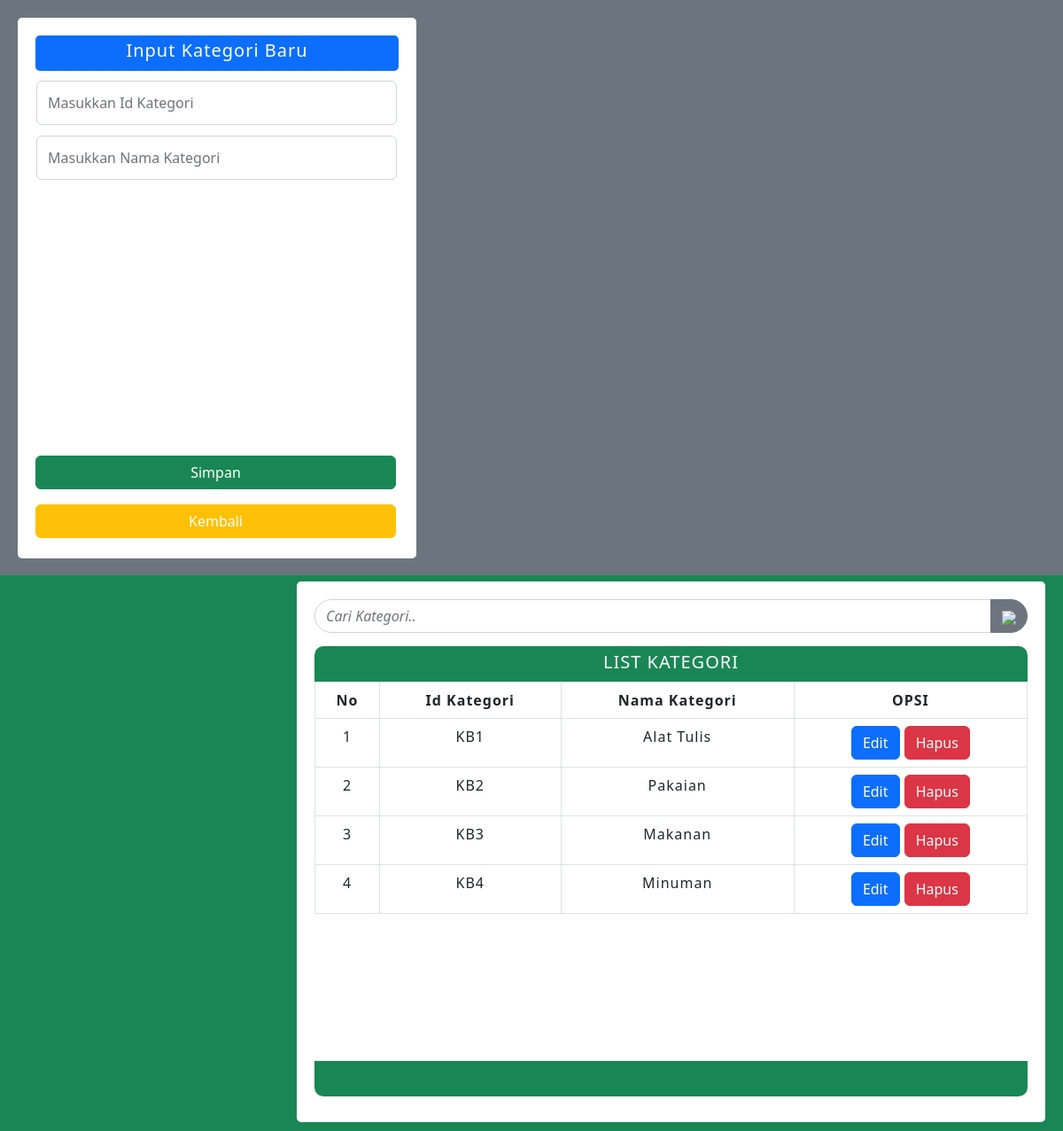
Screenshot of /ProjectUAS-Webdas_Final_Staf/tambahkategori.php with the database file from the repository.
### tables this page shows
CREATE TABLE `kategori_barang` (
  `id_kategori` varchar(10) NOT NULL,
  `nama_kategori` varchar(100) DEFAULT NULL
);

### ProjectUAS-Webdas_Final_Staf/tambahkategori.php (the view, shortened to what this page needs)
<!DOCTYPE html>
<html>
<head>
	<link href="https://cdn.jsdelivr.net/npm/bootstrap@5.2.3/dist/css/bootstrap.min.css" rel="stylesheet">
</head>
<body class="bg-success">
<div class="containerku3 bg-secondary">
	<div class="tambahkategori mb-3">
		<div class=" text bg-primary">
			<h5>Input Kategori Baru</h5>
		</div>
		<form method="post" action="tambah_aksi_kategori.php">
			<table class="table-borderless">
				<tr>
					<td><input id="kode" class="form-control" style="width: 407px; height: 50px; margin-top: 10px;" type="text" name="id" placeholder="Masukkan Id Kategori" autocomplete="off"></td>
				</tr>
				<tr>
					<td><input id="id" class="form-control" style="width: 407px; height: 50px; margin-top: 10px;" type="text" name="nama" placeholder="Masukkan Nama Kategori" autocomplete="off"></td>
				</tr>
			</table>
			<button type="submit" class="btn btn-success" style="margin-top: 310px; width: 407px; color: white;">Simpan</button>
		</form>
		<a href="LIst_barang.php"><button class="btn btn-warning" style="margin-top: 17px; width: 407px; color: white;">Kembali</button></a>
	</div>
	<div class="list_kategori">
		<form action="" method="post">
			<div class="searching input-group">
			  <input type="text" class="form-control" name="cari" placeholder="Cari Kategori.." style="font-style: italic; border-top-left-radius: 20px; border-bottom-left-radius: 20px;" autocomplete="off">
			  <button class="btn btn-secondary" type="submit" style="border-top-right-radius: 20px; border-bottom-right-radius: 20px;"><img src="../IKONS/search-3-512.png" style="width: 15px;"></button>
			</div>
		</form>
		<div class="text2 bg-success">
			<h5>LIST KATEGORI</h5>
		</div>
		<div class="scroll2">
			<table border="1" class="table table-bordered">
				<tr>
					<th>No</th>
					<th>Id Kategori</th>
					<th>Nama Kategori</th>
					<th>OPSI</th>
				</tr>
				<?php if (isset($_POST['cari'])): ?>
					<?php
						$key = $_POST['cari'];
						$no = 1;
						include '../ProjectUAS-Webdas_Final_Login_LogOut/database.php';
						$query = "SELECT * FROM kategori_barang WHERE id_kategori LIKE ('%$key%') OR nama_kategori LIKE ('%$key%')";
						$data = mysqli_query($konek, $query);
						while ($result = mysqli_fetch_array($data)) {
					?>
					<tr>
						<td><?php echo $no++; ?></td>
						<td align="middle"><?php echo $result['id_kategori']; ?></td>
						<td align="middle"><?php echo $result['nama_kategori']; ?></td>
						<td>
							<a href="edit_kategori.php?id_kategori=<?php echo $result['id_kategori']; ?>"><button type="submit" class="btn btn-success">Edit</button></a>
							<a href="hapus_kategori.php?id_kategori=<?php echo $result['id_kategori']; ?>"><button type="submit" class="btn btn-danger">Hapus</button></a>
						</td>
					</tr>
					<?php
						}
					 ?>
				<?php else: ?>
					<?php
						$no = 1;
						include '../ProjectUAS-Webdas_Final_Login_LogOut/database.php';
						$query = "SELECT * FROM kategori_barang";
						$data = mysqli_query($konek, $query);
						while ($result = mysqli_fetch_array($data)) {
					?>
					<tr>
						<td><?php echo $no++; ?></td>
						<td align="middle"><?php echo $result['id_kategori']; ?></td>
						<td align="middle"><?php echo $result['nama_kategori']; ?></td>
						<td>
							<a href="edit_kategori.php?id_kategori=<?php echo $result['id_kategori']; ?>"><button type="submit" class="btn btn-primary">Edit</button></a>
							<a href="hapus_kategori.php?id_kategori=<?php echo $result['id_kategori']; ?>"><button type="submit" class="btn btn-danger">Hapus</button></a>
						</td>
					</tr>
					<?php
						}
					 ?>
				<?php endif; ?>
			</table>
		</div>
		<?php if (isset($_POST['cari'])) : ?>
			<div class="text3 bg-success">
				<a href="tambahkategori.php">
					<button class="btn btn-success" style="float: left; margin-left: 3px;">Kembali</button>
				</a>
			</div>
		<?php else: ?>
			<div class="text3 bg-success"></div>
		<?php endif; ?>
	</div>
</div>
</body>
</html>

### ProjectUAS-Webdas_Final_Staf/tambahkategori.php (style rules this page uses)
.containerku3 { width: 100%; height: 649px; padding: 10px; letter-spacing: 1px; }
.tambahkategori { width: 450px; height: 610px; background-color: white; margin: 10px; padding: 20px; float: left; border-radius: 5px; }
.list_kategori { width: 845px; height: 610px; margin: 10px 10px 10px 0px; padding: 20px; background-color: white; float: right; text-align: center; border-radius: 5px; }
.scroll2 { height: 75%; overflow: auto; }
.text { width: 410px; height: 40px; text-align: center; color: white; padding-top: 5px; border-radius: 5px; }
.text2 { width: 100%; height: 40px; border-top-right-radius: 10px; border-top-left-radius: 10px; text-align: center; color: white; padding-top: 6px; }
.text3 { width: 100%; height: 40px; border-bottom-right-radius: 10px; border-bottom-left-radius: 10px; text-align: center; color: white; }
.searching { margin-bottom: 15px; margin-right: 2px; }

### rows the page displays
kategori_barang: id_kategori "KB1", nama_kategori "Alat Tulis"
kategori_barang: id_kategori "KB2", nama_kategori "Pakaian"
kategori_barang: id_kategori "KB3", nama_kategori "Makanan"
kategori_barang: id_kategori "KB4", nama_kategori "Minuman"
